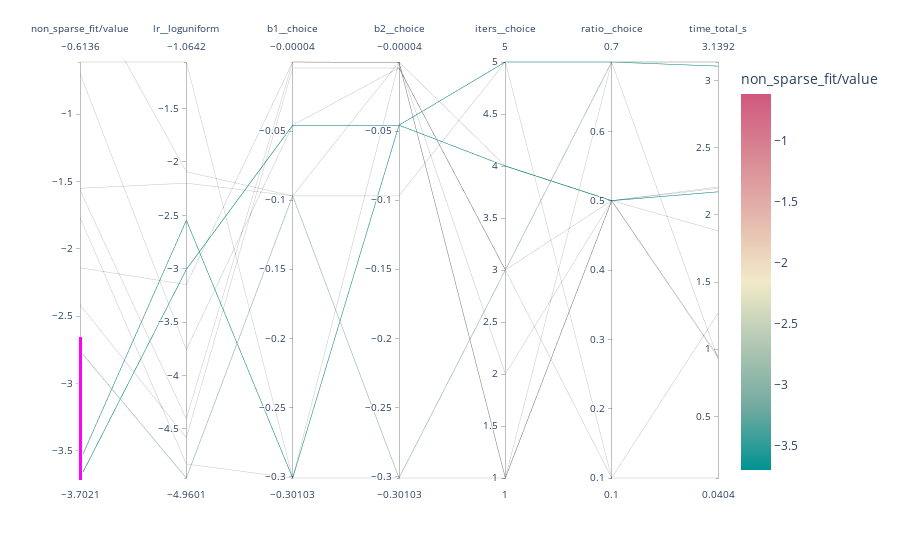

Notebook cell for this chart:
### Code cell
fig = px.parallel_coordinates(df[all_fields], color="losses/opt1/non_sparse_fit/value",
                              labels=labels,
                             color_continuous_scale=px.colors.diverging.Tealrose)
fig.show()

### Figure 1 — Plotly figure (JSON) as saved in the notebook; plotly's stock layout.template omitted (floating-point values rounded to 4 significant figures)
{"data": [{"dimensions": [{"constraintrange": [-4.06, -2.659], "label": "non_sparse_fit/value", "values": [-1.565, -2.759, -0.6136, -3.575, -2.416, -3.702, -2.141, -0.6976, -1.551, -1.768, null]}, {"label": "lr__loguniform", "values": [-4.405, -4.96, -1.064, -2.547, -4.582, -3.007, -3.149, -3.76, -2.199, -4.829, -2.092]}, {"label": "b1__choice", "values": [-4.343e-05, -0.09691, -0.301, -0.301, -0.004365, -0.04576, -4.343e-05, -0.04576, -0.09691, -0.301, -0.09691]}, {"label": "b2__choice", "values": [-0.0004345, -0.301, -0.301, -0.04576, -0.004365, -0.04576, -0.0004345, -0.004365, -4.343e-05, -4.343e-05, -0.09691]}, {"label": "iters__choice", "values": [2, 3, 1, 5, 3, 4, 1, 3, 4, 1, 5]}, {"label": "ratio__choice", "values": [0.5, 0.7, 0.5, 0.7, 0.1, 0.5, 0.5, 0.5, 0.5, 0.7, 0.1]}, {"label": "time_total_s", "values": [2.208, 3.139, 2.198, 3.109, 1.267, 2.172, 1.882, 0.9495, 0.9384, 0.9279, 0.04044]}], "domain": {"x": [0, 1], "y": [0, 1]}, "line": {"color": [-1.565, -2.759, -0.6136, -3.575, -2.416, -3.702, -2.141, -0.6976, -1.551, -1.768, null], "coloraxis": "coloraxis"}, "name": "", "type": "parcoords"}], "layout": {"autosize": true, "coloraxis": {"colorbar": {"title": {"text": "non_sparse_fit/value"}}, "colorscale": [[0, "rgb(0, 147, 146)"], [0.1667, "rgb(114, 170, 161)"], [0.3333, "rgb(177, 199, 179)"], [0.5, "rgb(241, 234, 200)"], [0.6667, "rgb(229, 185, 173)"], [0.8333, "rgb(217, 137, 148)"], [1, "rgb(208, 88, 126)"]]}, "legend": {"tracegroupgap": 0}, "margin": {"t": 60}}}
